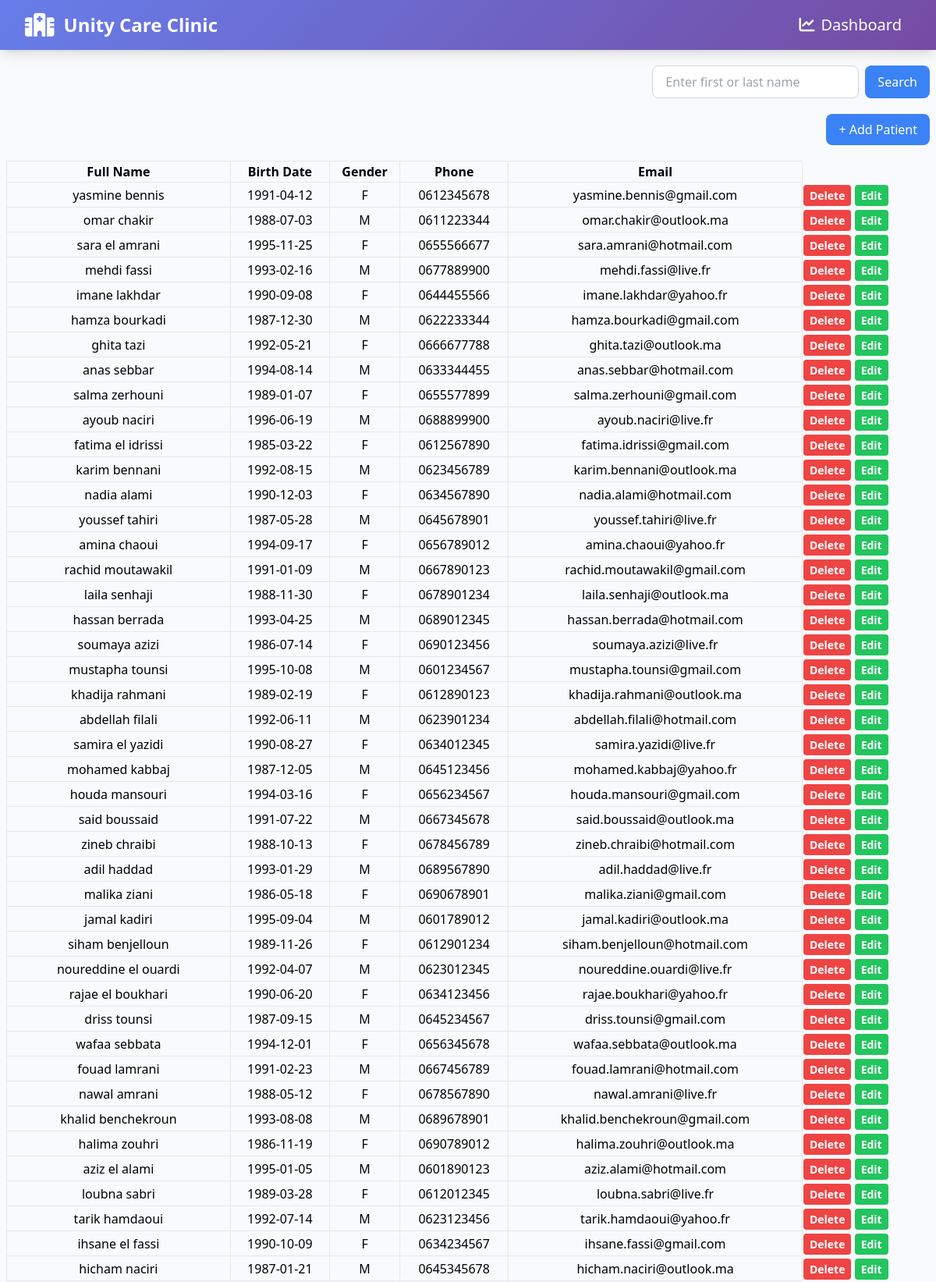
Screenshot of /views/patients.php (upper part) with the database file from the repository.
### tables this page shows
create table patients (
    patient_id int(11) auto_increment,
    first_name varchar(50),
    last_name varchar(50),
    gender enum ('male', 'female', 'other'),
    date_of_birth date,
    phone_number varchar(100),
    email varchar(100),
    address varchar(255),
    primary key (patient_id)
);

### config/connection.php (called while the page is built, shortened)
<?php
$allPatients = "select * from patients";

### views/patients.php (the view, shortened to what this page needs)
<?php
include "../config/connection.php";
?>
<?php
$search = isset($_GET['search_patient']) ? trim($_GET['search_patient']) : '';
if (!empty($search)) {
    $query = "select * from patients where first_name like '%$search%' or last_name like '%$search%'";
    $getAllPatients = mysqli_query($connection, $query);
} else {
    $getAllPatients = mysqli_query($connection, $allPatients);
}
?>
<!DOCTYPE html>
<html lang="en">
<head>
    <script src="https://cdn.tailwindcss.com"></script>
    <link rel="stylesheet" href="https://cdnjs.cloudflare.com/ajax/libs/font-awesome/6.4.0/css/all.min.css">
    <link rel="stylesheet" href="../assets/style.css">
</head>
<body class="bg-gray-50">
    <nav class="gradient-bg shadow-lg">
        <div class="max-w-7xl mx-auto px-4 sm:px-6 lg:px-8">
            <div class="flex justify-between items-center h-16">
                <div class="flex items-center">
                    <i class="fas fa-hospital text-white text-3xl mr-3"></i>
                    <span class="text-white text-2xl font-bold">Unity Care Clinic</span>
                </div>
                <div class="hidden md:flex items-center space-x-4">
                    <a href="#" class="text-white hover:text-gray-200 px-3 py-2 rounded-md text-xl font-medium">
                        <i class="fas fa-chart-line mr-2"></i>Dashboard
                    </a>
                </div>
            </div>
        </div>
    </nav>
    <form method="GET" action="../views/patients.php" class="mt-5 mr-2 flex justify-end">
        <input type="text" name="search_patient" placeholder="Enter first or last name" value="<?= htmlspecialchars($_GET['search_patient'] ?? '') ?>" class="border border-gray-300 rounded-lg px-4 py-2">
        <button type="submit" class="ml-2 bg-blue-500 text-white px-4 py-2 rounded-lg">Search</button>
    </form>
    <div class="flex justify-end">
        <button id="showAddPatientForm" class="bg-blue-500 hover:bg-blue-600 text-white px-4 py-2 rounded-lg transition flex items-center mt-5 mr-2">
            + Add Patient
        </button>
    </div>
    <div class="overflow-x-auto flex justify-center mt-5">
        <table class="display w-2/3 md:w-full md:mx-2">
            <thead>
                <tr>
                    <th class="border text-center">Full Name</th>
                    <th class="border text-center">Birth Date</th>
                    <th class="border text-center">Gender</th>
                    <th class="border text-center">Phone</th>
                    <th class="border text-center">Email</th>
                </tr>
            </thead>
            <tbody>
                <?php
                while ($patient = mysqli_fetch_assoc($getAllPatients)):
                ?>
                    <tr>
                        <td class="border text-center"><?= $patient['first_name']; ?> <?= $patient['last_name']; ?></td>
                        <td class="border text-center"><?= $patient['date_of_birth']; ?></td>
                        <td class="border text-center"><?= htmlspecialchars(strtoupper(substr($patient['gender'], 0, 1))) ?></td>
                        <td class="border text-center"><?= $patient['phone_number']; ?></td>
                        <td class="border text-center"><?= $patient['email']; ?></td>
                        <td class="py-1">
                            <a class="bg-red-500 text-white px-2 py-1 rounded text-sm font-semibold " href="patients.php?action=delete&id=<?= $patient['patient_id']; ?>">Delete</a>
                            <a class="bg-green-500 text-white px-2 py-1 rounded text-sm font-semibold " href="patients.php?action=edit&id=<?= $patient['patient_id']; ?>">Edit</a>
                        </td>
                    </tr>
                <?php endwhile; ?>
            </tbody>
        </table>
    </div>
</body>
</html>

### assets/style.css (style rules this page uses)
.gradient-bg { background: linear-gradient(135deg, #667eea 0%, #764ba2 100%); }

### rows the page displays
patients: first_name "yasmine", last_name "bennis", date_of_birth "1991-04-12", gender "F", phone_number "0612345678", email "yasmine.bennis@gmail.com"
patients: first_name "omar", last_name "chakir", date_of_birth "1988-07-03", gender "M", phone_number "0611223344", email "omar.chakir@outlook.ma"
patients: first_name "sara", last_name "el amrani", date_of_birth "1995-11-25", gender "F", phone_number "0655566677", email "sara.amrani@hotmail.com"
patients: first_name "mehdi", last_name "fassi", date_of_birth "1993-02-16", gender "M", phone_number "0677889900", email "mehdi.fassi@live.fr"
patients: first_name "imane", last_name "lakhdar", date_of_birth "1990-09-08", gender "F", phone_number "0644455566", email "imane.lakhdar@yahoo.fr"
patients: first_name "hamza", last_name "bourkadi", date_of_birth "1987-12-30", gender "M", phone_number "0622233344", email "hamza.bourkadi@gmail.com"
patients: first_name "ghita", last_name "tazi", date_of_birth "1992-05-21", gender "F", phone_number "0666677788", email "ghita.tazi@outlook.ma"
patients: first_name "anas", last_name "sebbar", date_of_birth "1994-08-14", gender "M", phone_number "0633344455", email "anas.sebbar@hotmail.com"
patients: first_name "salma", last_name "zerhouni", date_of_birth "1989-01-07", gender "F", phone_number "0655577899", email "salma.zerhouni@gmail.com"
patients: first_name "ayoub", last_name "naciri", date_of_birth "1996-06-19", gender "M", phone_number "0688899900", email "ayoub.naciri@live.fr"
patients: first_name "fatima", last_name "el idrissi", date_of_birth "1985-03-22", gender "F", phone_number "0612567890", email "fatima.idrissi@gmail.com"
patients: first_name "karim", last_name "bennani", date_of_birth "1992-08-15", gender "M", phone_number "0623456789", email "karim.bennani@outlook.ma"
patients: first_name "nadia", last_name "alami", date_of_birth "1990-12-03", gender "F", phone_number "0634567890", email "nadia.alami@hotmail.com"
patients: first_name "youssef", last_name "tahiri", date_of_birth "1987-05-28", gender "M", phone_number "0645678901", email "youssef.tahiri@live.fr"
patients: first_name "amina", last_name "chaoui", date_of_birth "1994-09-17", gender "F", phone_number "0656789012", email "amina.chaoui@yahoo.fr"
patients: first_name "rachid", last_name "moutawakil", date_of_birth "1991-01-09", gender "M", phone_number "0667890123", email "rachid.moutawakil@gmail.com"
patients: first_name "laila", last_name "senhaji", date_of_birth "1988-11-30", gender "F", phone_number "0678901234", email "laila.senhaji@outlook.ma"
patients: first_name "hassan", last_name "berrada", date_of_birth "1993-04-25", gender "M", phone_number "0689012345", email "hassan.berrada@hotmail.com"
patients: first_name "soumaya", last_name "azizi", date_of_birth "1986-07-14", gender "F", phone_number "0690123456", email "soumaya.azizi@live.fr"
patients: first_name "mustapha", last_name "tounsi", date_of_birth "1995-10-08", gender "M", phone_number "0601234567", email "mustapha.tounsi@gmail.com"
patients: first_name "khadija", last_name "rahmani", date_of_birth "1989-02-19", gender "F", phone_number "0612890123", email "khadija.rahmani@outlook.ma"
patients: first_name "abdellah", last_name "filali", date_of_birth "1992-06-11", gender "M", phone_number "0623901234", email "abdellah.filali@hotmail.com"
patients: first_name "samira", last_name "el yazidi", date_of_birth "1990-08-27", gender "F", phone_number "0634012345", email "samira.yazidi@live.fr"
patients: first_name "mohamed", last_name "kabbaj", date_of_birth "1987-12-05", gender "M", phone_number "0645123456", email "mohamed.kabbaj@yahoo.fr"
patients: first_name "houda", last_name "mansouri", date_of_birth "1994-03-16", gender "F", phone_number "0656234567", email "houda.mansouri@gmail.com"
patients: first_name "said", last_name "boussaid", date_of_birth "1991-07-22", gender "M", phone_number "0667345678", email "said.boussaid@outlook.ma"
patients: first_name "zineb", last_name "chraibi", date_of_birth "1988-10-13", gender "F", phone_number "0678456789", email "zineb.chraibi@hotmail.com"
patients: first_name "adil", last_name "haddad", date_of_birth "1993-01-29", gender "M", phone_number "0689567890", email "adil.haddad@live.fr"
patients: first_name "malika", last_name "ziani", date_of_birth "1986-05-18", gender "F", phone_number "0690678901", email "malika.ziani@gmail.com"
patients: first_name "jamal", last_name "kadiri", date_of_birth "1995-09-04", gender "M", phone_number "0601789012", email "jamal.kadiri@outlook.ma"
patients: first_name "siham", last_name "benjelloun", date_of_birth "1989-11-26", gender "F", phone_number "0612901234", email "siham.benjelloun@hotmail.com"
patients: first_name "noureddine", last_name "el ouardi", date_of_birth "1992-04-07", gender "M", phone_number "0623012345", email "noureddine.ouardi@live.fr"
patients: first_name "rajae", last_name "el boukhari", date_of_birth "1990-06-20", gender "F", phone_number "0634123456", email "rajae.boukhari@yahoo.fr"
patients: first_name "driss", last_name "tounsi", date_of_birth "1987-09-15", gender "M", phone_number "0645234567", email "driss.tounsi@gmail.com"
patients: first_name "wafaa", last_name "sebbata", date_of_birth "1994-12-01", gender "F", phone_number "0656345678", email "wafaa.sebbata@outlook.ma"
patients: first_name "fouad", last_name "lamrani", date_of_birth "1991-02-23", gender "M", phone_number "0667456789", email "fouad.lamrani@hotmail.com"
patients: first_name "nawal", last_name "amrani", date_of_birth "1988-05-12", gender "F", phone_number "0678567890", email "nawal.amrani@live.fr"
patients: first_name "khalid", last_name "benchekroun", date_of_birth "1993-08-08", gender "M", phone_number "0689678901", email "khalid.benchekroun@gmail.com"
patients: first_name "halima", last_name "zouhri", date_of_birth "1986-11-19", gender "F", phone_number "0690789012", email "halima.zouhri@outlook.ma"
patients: first_name "aziz", last_name "el alami", date_of_birth "1995-01-05", gender "M", phone_number "0601890123", email "aziz.alami@hotmail.com"
patients: first_name "loubna", last_name "sabri", date_of_birth "1989-03-28", gender "F", phone_number "0612012345", email "loubna.sabri@live.fr"
patients: first_name "tarik", last_name "hamdaoui", date_of_birth "1992-07-14", gender "M", phone_number "0623123456", email "tarik.hamdaoui@yahoo.fr"
patients: first_name "ihsane", last_name "el fassi", date_of_birth "1990-10-09", gender "F", phone_number "0634234567", email "ihsane.fassi@gmail.com"
patients: first_name "hicham", last_name "naciri", date_of_birth "1987-01-21", gender "M", phone_number "0645345678", email "hicham.naciri@outlook.ma"
